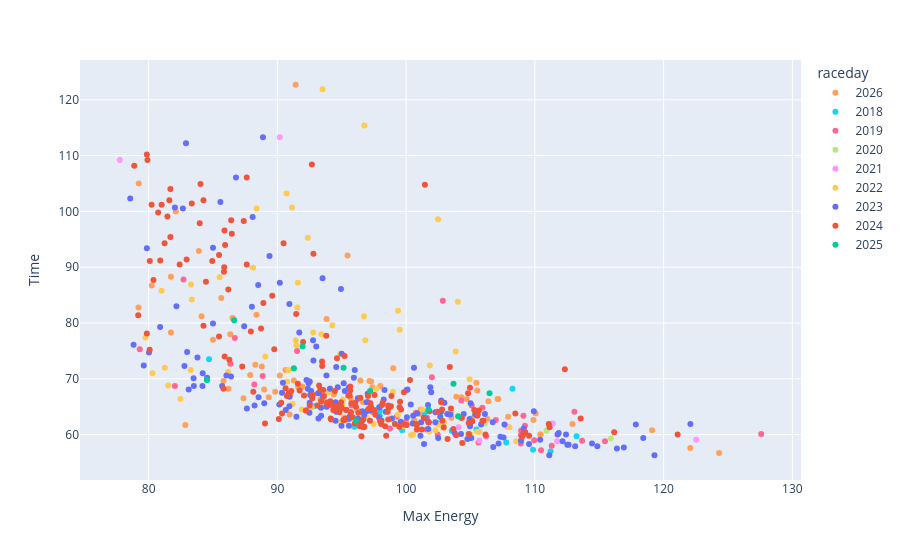

Notebook code for this chart:
### Code cell
px.scatter(freerolls, x='Max Energy', y='Time', color='raceday', hover_data=['Id', 'key', 'Max Speed'], color_discrete_map=cmap)

### Figure 1 — Plotly figure (JSON) as saved in the notebook; plotly's stock layout.template omitted (floating-point values rounded to 4 significant figures; data arrays with more than 128 entries replaced by an {"elided": "..."} marker saying what was removed)
{"data": [{"customdata": {"elided": "77x3 mixed values"}, "hovertemplate": "raceday=2026<br>Max Energy=%{x}<br>Time=%{y}<br>Id=%{customdata[0]}<br>key=%{customdata[1]}<br>Max Speed=%{customdata[2]}<extra></extra>", "legendgroup": "2026", "marker": {"color": "#FFA15A", "symbol": "circle"}, "mode": "markers", "name": "2026", "orientation": "v", "showlegend": true, "type": "scatter", "x": [79.23, 81.73, 86.34, 93.52, 101.2, 89.83, 97.99, 90.95, 100.7, 85.82, 91.94, 88.97, 96.65, 110.1, 97.38, 104.3, 105.3, 106.4, 107.1, 105.5, 107.2, 96.45, 97.28, 99.0, 97.64, 90.63, 97.39, 101.1, 104.7, 110.4, 96.2, 96.26, 82.85, 83.9, 107.9, 109.9, 82.11, 91.28, 84.11, 80.24, 88.28, 86.52, 79.21, 91.42, 86.2, 87.37, 93.34, 81.73, 95.45, 88.38, 91.01, 97.15, 103.9, 85.64, 94.38, 88.79, 105.5, 91.62, 87.89, 93.82, 90.19, 95.69, 92.51, 119.1, 105.1, 106.3, 93.76, 89.33, 94.35, 85.0, 92.84, 103.5, 110.4, 100.6, 122.1, 124.3, 112.9], "xaxis": "x", "y": [105.0, 88.3, 78.0, 65.1, 63.7, 67.7, 68.7, 63.6, 62.5, 69.6, 68.6, 68.1, 65.8, 63.8, 68.5, 66.7, 63.6, 66.0, 66.4, 69.3, 66.4, 69.7, 69.5, 71.9, 63.5, 71.6, 64.0, 64.5, 66.4, 60.0, 64.4, 66.3, 61.7, 92.9, 63.2, 62.6, 100.0, 69.7, 81.2, 86.7, 72.5, 80.9, 82.8, 122.7, 68.2, 66.5, 66.3, 78.3, 92.1, 81.5, 67.2, 69.6, 66.8, 84.5, 67.2, 72.2, 67.9, 68.5, 70.7, 80.7, 70.6, 66.5, 69.5, 60.8, 62.9, 62.8, 65.9, 66.7, 67.5, 77.0, 67.2, 63.0, 60.0, 62.5, 57.6, 56.7, 61.9], "yaxis": "y"}, {"customdata": [[277, "2018-03-03_Rebecca_Kingpin II_3", 13.45], [280, "2018-03-03_Rebecca_Kingpin II_5", 14.34], [281, "2018-03-03_Rebecca_Kingpin II_4", 14.25], [293, "2018-03-31_Rebecca_Kingpin II_2", 15.62], [296, "2018-03-31_Rebecca_Kingpin II_1", 14.23], [301, "2018-04-08_Rebecca_Kingpin II_3", 14.7], [302, "2018-04-08_Rebecca_Kingpin II_2", 14.15], [306, "2018-04-14_Beichen_Inviscid_4", 15.49], [307, "2018-04-14_Beichen_Inviscid_1", 14.26], [308, "2018-04-14_Beichen_Inviscid_3", 14.3], [310, "2018-04-14_Beichen_Inviscid_2", 14.8], [321, "2018-04-15_Diamond_Zuke_3", 15.06], [322, "2018-04-15_Diamond_Zuke_2", 15.21], [323, "2018-04-15_Diamond_Zuke_4", 15.1], [325, "2018-04-15_Diamond_Zuke_1", 15.58]], "hovertemplate": "raceday=2018<br>Max Energy=%{x}<br>Time=%{y}<br>Id=%{customdata[0]}<br>key=%{customdata[1]}<br>Max Speed=%{customdata[2]}<extra></extra>", "legendgroup": "2018", "marker": {"color": "#19d3f3", "symbol": "circle"}, "mode": "markers", "name": "2018", "orientation": "v", "showlegend": true, "type": "scatter", "x": [84.69, 113.2, 105.5, 111.2, 108.3, 102.4, 92.85, 97.95, 97.95, 101.4, 103.5, 99.69, 107.8, 95.97, 109.9], "xaxis": "x", "y": [73.5, 59.7, 60.9, 57.0, 68.2, 62.1, 65.1, 63.4, 64.2, 63.9, 60.7, 60.8, 58.6, 61.4, 57.3], "yaxis": "y"}, {"customdata": [[335, "2018-09-23_Beichen_Inviscid_2", 14.09], [338, "2018-09-23_Beichen_Inviscid_4", 14.93], [340, "2018-09-23_Beichen_Inviscid_1", 11.62], [341, "2018-09-23_Beichen_Inviscid_3", 14.79], [346, "2018-10-07_Beichen_Inviscid_3", 14.74], [347, "2018-10-07_Beichen_Inviscid_2", 14.92], [348, "2018-10-07_Nina_Seraph_3", 13.87], [349, "2018-10-07_Nina_Seraph_1", 14.1], [352, "2018-10-07_Nina_Seraph_2", 14.34], [356, "2018-10-14_Rebecca_Kingpin II_1", 13.41], [357, "2018-10-14_Rebecca_Kingpin II_3", 14.73], [361, "2018-11-04_Nina_Seraph_1", 13.25], [362, "2018-11-04_Beichen_Inviscid_3", 14.29], [363, "2018-11-04_Nina_Seraph_2", 13.44], [367, "2018-11-04_Beichen_Inviscid_4", 14.36], [369, "2018-11-04_Beichen_Inviscid_1", 14.49], [373, "2018-11-11_Beichen_Inviscid_2", 13.44], [375, "2018-11-11_Beichen_Inviscid_3", 13.4], [379, "2018-11-11_Rebecca_Kingpin II_2", 14.21], [380, "2018-11-11_Rebecca_Kingpin II_4", 13.81], [381, "2018-11-11_Rebecca_Kingpin II_3", 14.08], [384, "2018-11-11_Beichen_Inviscid_5", 13.06], [385, "2018-11-11_Beichen_Inviscid_1", 13.64], [386, "2018-11-11_Beichen_Inviscid_6", 12.72], [390, "2018-11-18_Beichen_Inviscid_3", 14.49], [391, "2018-11-18_Beichen_Inviscid_4", 14.53], [400, "2018-11-18_Rebecca_Kingpin II_1", 15.79], [401, "2018-11-18_Rebecca_Kingpin II_2", 15.55], [402, "2018-11-18_Rebecca_Kingpin II_3", 14.83], [403, "2018-11-18_Rebecca_Kingpin II_4", 15.45], [404, "2018-11-18_Rebecca_Kingpin II_5", 15.66], [412, "2019-02-23_Beichen_Inviscid_3", 13.44], [414, "2019-02-23_Beichen_Inviscid_6", 14.13], [416, "2019-02-23_Beichen_Inviscid_4", 14.01], [419, "2019-02-23_Beichen_Inviscid_5", 14], [421, "2019-02-23_Beichen_Inviscid_1", 12.14], [423, "2019-02-23_Beichen_Inviscid_2", 13.18]], "hovertemplate": "raceday=2019<br>Max Energy=%{x}<br>Time=%{y}<br>Id=%{customdata[0]}<br>key=%{customdata[1]}<br>Max Speed=%{customdata[2]}<extra></extra>", "legendgroup": "2019", "marker": {"color": "#FF6692", "symbol": "circle"}, "mode": "markers", "name": "2019", "orientation": "v", "showlegend": true, "type": "scatter", "x": [86.35, 101.6, 82.71, 106.2, 113.7, 110.0, 102.0, 82.04, 88.21, 91.53, 98.74, 86.7, 108.9, 95.76, 127.6, 109.1, 113.1, 105.1, 99.26, 100.8, 101.6, 105.9, 109.1, 104.3, 108.9, 115.5, 105.6, 108.9, 102.5, 111.3, 110.5, 88.86, 109.2, 107.0, 99.98, 102.8, 79.31], "xaxis": "x", "y": [72.7, 60.9, 87.8, 59.7, 58.9, 59.0, 70.3, 68.7, 69.0, 75.0, 61.1, 77.3, 59.9, 65.2, 60.1, 60.0, 64.1, 65.2, 63.2, 63.9, 63.0, 64.8, 63.4, 66.1, 60.7, 58.8, 58.6, 58.4, 60.0, 58.0, 57.2, 70.5, 61.6, 62.6, 62.3, 84.0, 75.3], "yaxis": "y"}, {"customdata": [[557, "2019-11-10_Nina_Seraph_4", 14.33], [558, "2019-11-10_Nina_Seraph_2", 14.94], [566, "2019-11-10_Nina_Seraph_1", 14.66], [570, "2019-11-10_Nina_Seraph_3", 14.3]], "hovertemplate": "raceday=2020<br>Max Energy=%{x}<br>Time=%{y}<br>Id=%{customdata[0]}<br>key=%{customdata[1]}<br>Max Speed=%{customdata[2]}<extra></extra>", "legendgroup": "2020", "marker": {"color": "#B6E880", "symbol": "circle"}, "mode": "markers", "name": "2020", "orientation": "v", "showlegend": true, "type": "scatter", "x": [115.9, 110.9, 98.98, 106.1], "xaxis": "x", "y": [59.3, 60.7, 62.6, 62.0], "yaxis": "y"}, {"customdata": [[590, "2021-04-17_Claire_Zuke_2", 10.15], [591, "2021-04-17_Claire_Zuke_3", 9.96], [597, "2021-04-24_Cynthia_Seraph_2", 14.05], [599, "2021-04-24_Cynthia_Seraph_3", 14.59], [601, "2021-04-24_Cynthia_Seraph_5", 15.11], [602, "2021-04-24_Cynthia_Seraph_7", 15.07], [603, "2021-04-24_Cynthia_Seraph_1", 15.32], [605, "2021-04-24_Cynthia_Seraph_6", 15.16]], "hovertemplate": "raceday=2021<br>Max Energy=%{x}<br>Time=%{y}<br>Id=%{customdata[0]}<br>key=%{customdata[1]}<br>Max Speed=%{customdata[2]}<extra></extra>", "legendgroup": "2021", "marker": {"color": "#FF97FF", "symbol": "circle"}, "mode": "markers", "name": "2021", "orientation": "v", "showlegend": true, "type": "scatter", "x": [77.76, 90.19, 107.9, 111.4, 111.7, 105.7, 104.1, 122.5], "xaxis": "x", "y": [109.2, 113.3, 61.4, 62.0, 58.8, 58.9, 61.3, 59.1], "yaxis": "y"}, {"customdata": {"elided": "77x3 mixed values"}, "hovertemplate": "raceday=2022<br>Max Energy=%{x}<br>Time=%{y}<br>Id=%{customdata[0]}<br>key=%{customdata[1]}<br>Max Speed=%{customdata[2]}<extra></extra>", "legendgroup": "2022", "marker": {"color": "#FECB52", "symbol": "circle"}, "mode": "markers", "name": "2022", "orientation": "v", "showlegend": true, "type": "scatter", "x": [88.11, 81.01, 85.51, 93.51, 90.72, 91.59, 93.42, 92.78, 94.11, 91.47, 90.76, 96.83, 89.06, 95.36, 105.0, 100.4, 95.19, 108.0, 86.18, 80.3, 91.9, 91.42, 102.5, 105.5, 95.04, 98.11, 79.76, 82.47, 81.52, 102.9, 104.8, 83.3, 83.27, 94.88, 81.26, 96.18, 91.55, 92.67, 97.93, 96.36, 91.18, 102.9, 101.2, 96.75, 96.71, 99.77, 97.48, 104.0, 99.5, 91.13, 94.26, 88.39, 92.36, 102.5, 103.8, 90.86, 98.98, 91.27, 96.73, 101.8, 99.37, 83.35, 104.9, 97.2, 101.8, 97.68, 100.0, 102.3, 103.5, 96.93, 93.98, 95.1, 99.36, 94.93, 108.5, 105.7, 100.5], "xaxis": "x", "y": [89.9, 85.8, 88.2, 121.9, 103.2, 87.2, 78.0, 78.3, 68.3, 76.0, 69.5, 76.9, 74.0, 62.6, 60.0, 59.9, 63.1, 61.3, 71.2, 71.0, 64.5, 76.9, 61.8, 60.5, 65.3, 62.4, 77.4, 66.4, 68.8, 61.2, 60.1, 86.9, 71.6, 74.5, 72.0, 62.5, 82.8, 64.9, 62.7, 64.1, 65.5, 62.2, 64.5, 115.4, 63.2, 61.5, 61.9, 83.8, 78.8, 100.7, 79.6, 100.5, 95.3, 98.6, 74.9, 71.6, 67.7, 71.8, 81.2, 72.4, 82.2, 84.2, 69.9, 67.7, 60.5, 68.2, 61.8, 60.8, 64.0, 63.1, 67.6, 66.3, 63.6, 62.2, 58.8, 60.5, 60.0], "yaxis": "y"}, {"customdata": {"elided": "176x3 mixed values"}, "hovertemplate": "raceday=2023<br>Max Energy=%{x}<br>Time=%{y}<br>Id=%{customdata[0]}<br>key=%{customdata[1]}<br>Max Speed=%{customdata[2]}<extra></extra>", "legendgroup": "2023", "marker": {"color": "#636efa", "symbol": "circle"}, "mode": "markers", "name": "2023", "orientation": "v", "showlegend": true, "type": "scatter", "x": {"elided": "176 float values"}, "xaxis": "x", "y": {"elided": "176 float values"}, "yaxis": "y"}, {"customdata": {"elided": "193x3 mixed values"}, "hovertemplate": "raceday=2024<br>Max Energy=%{x}<br>Time=%{y}<br>Id=%{customdata[0]}<br>key=%{customdata[1]}<br>Max Speed=%{customdata[2]}<extra></extra>", "legendgroup": "2024", "marker": {"color": "#EF553B", "symbol": "circle"}, "mode": "markers", "name": "2024", "orientation": "v", "showlegend": true, "type": "scatter", "x": {"elided": "193 float values"}, "xaxis": "x", "y": {"elided": "193 float values"}, "yaxis": "y"}, {"customdata": [[1183, "2024-09-15_Natalie_Seraph_2", 14.74], [1206, "2024-10-05_Natalie_Seraph_3", 13.35], [1206, "2024-10-05_Natalie_Seraph_3", 13.35], [1228, "2024-10-26_Natalie_Seraph_4", 13.5], [1229, "2024-10-26_Natalie_Seraph_3", 12.91], [1230, "2024-10-26_Natalie_Seraph_1", 12.89], [1231, "2024-10-26_Natalie_Seraph_2", 12.69], [1246, "2024-11-02_Emily_Kingpin II_3", 13.2], [1248, "2024-11-02_Emily_Kingpin II_1", 12.02], [1251, "2024-11-02_Emily_Kingpin II_2", 13.29], [1302, "2024-11-09_Natalie_Seraph_2", 12.28], [1359, "2025-03-23_Natalie_Seraph_2", 14.21]], "hovertemplate": "raceday=2025<br>Max Energy=%{x}<br>Time=%{y}<br>Id=%{customdata[0]}<br>key=%{customdata[1]}<br>Max Speed=%{customdata[2]}<extra></extra>", "legendgroup": "2025", "marker": {"color": "#00cc96", "symbol": "circle"}, "mode": "markers", "name": "2025", "orientation": "v", "showlegend": true, "type": "scatter", "x": [96.1, 84.53, 84.53, 101.7, 106.5, 103.7, 97.2, 91.28, 86.64, 91.96, 95.14, 104.0], "xaxis": "x", "y": [62.5, 69.8, 69.8, 64.5, 67.4, 69.1, 67.8, 71.9, 80.5, 75.8, 72.0, 63.3], "yaxis": "y"}], "layout": {"legend": {"title": {"text": "raceday"}, "tracegroupgap": 0}, "margin": {"t": 60}, "xaxis": {"anchor": "y", "domain": [0, 1], "title": {"text": "Max Energy"}}, "yaxis": {"anchor": "x", "domain": [0, 1], "title": {"text": "Time"}}}}
